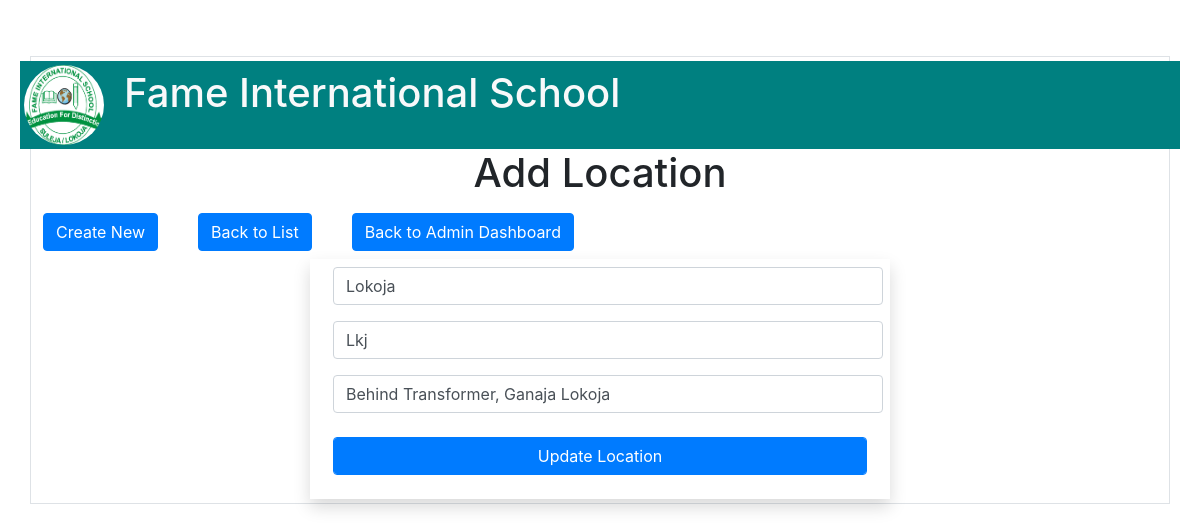
The page /public/admin/location/edit.php?id=1 on the database its author committed.
### tables this page shows
CREATE TABLE `tbllocation` (
  `locId` int(11) NOT NULL,
  `locLName` varchar(50) NOT NULL,
  `locSName` varchar(50) NOT NULL,
  `locAddress` varchar(50) NOT NULL
);

### private/functions.php (called while the page is built, shortened)
<?php
function urlFor($script_path) {
  if($script_path[0] != '/') {
    $script_path = "/" . $script_path;
  }
  return WWW_ROOT . $script_path;
}
function h($string="") {
  return htmlspecialchars($string);
}
?>

### private/query_functions.php (called while the page is built, shortened)
<?php
function getLocationById($id){
	global $db;
	$sql = "SELECT * FROM tblLocation ";
	$sql .= "WHERE locId = '".$id."'";
	$result = mysqli_query($db, $sql);
	$location = mysqli_fetch_assoc($result);
	return $location;
}

### public/Admin/Location/edit.php (the view, shortened to what this page needs)
<?php
include_once('../../../private/initialize.php');
$id = h($_GET['id']);
if(is_post_request()){
    $Location[] = array();
    $Location['locationId'] = $id;
    $Location['longName'] = h($_POST['longName']);
    $Location['shortName'] = h($_POST['shortName']);
    $Location['locAddress'] = h($_POST['address']);
    $result = updateLocation($Location);
    if($result === true){
        redirect_to(urlfor('/admin/Location/show.php?id='.$id));
   }else{
       $errors = $result;
   }
}else{
    $location = getLocationById($id);
}
?>
<?php
$pageHeading = "Add Location";
include_once(SHARED_PATH .'/adminHeader.php');
?>
    <div class="row">
        <div class="col-xs-12 mx-auto">
        <h1><?php echo $pageHeading;?></h1>
        </div>
    </div>
    <nav class="nav navbar-inline">
		<li class="mr-4 p-2"><a class="btn btn-primary" href="<?php echo urlFor('/admin/Location/new.php');?>"> Create New</a></li>
		<li class="mr-4 p-2"><a class="btn btn-primary" href="<?php echo urlFor('/admin/Location/index.php');?>"> Back to List</a></li>
        <li class="mr-4 p-2"><a class="btn btn-primary" href="<?php echo urlFor('/admin/index.php');?>"> Back to Admin Dashboard</a></li>
   </nav>
    <div class="row text-center ">
        <div class="col-xs-12 col-sm-6 mx-auto shadow">
        <form action="<?php echo urlFor('Admin/Location/edit.php?id='.$id);?>" name="editLocationForm" id="editLocationForm" method="post">
            <div class="form-group ">
                <input class="form-control m-2" type="text" name="longName" id="longName" value="<?php echo $location['locLName'];?>">
            </div>
            <div class="form-group ">
                <input class="form-control m-2" type="text" name="shortName" id="shortName" value="<?php echo $location['locSName'];?>">
            </div>
            <div class="form-group ">
                <input class="form-control m-2" type="text" name="address" id="address" value="<?php echo $location['locAddress'];?>">
            </div>
            <div class="form-group p-2">
                <input class="btn btn-primary form-control" type="submit" value="Update Location">
            </div>
        </form>
        </div>
    </div>
</div>

### public/stylesheets/custom.css (style rules this page uses)
body { padding-top: 54px; background-image:url(img/Banner1.png) }
@media (min-width: 992px) { body { padding-top: 56px; } }

### rows shown on the page
tbllocation: longName "Lokoja", shortName "Lkj", address "Behind Transformer, Ganaja Lokoja"

### other values the page prints
$pageHeading "Add Location"
